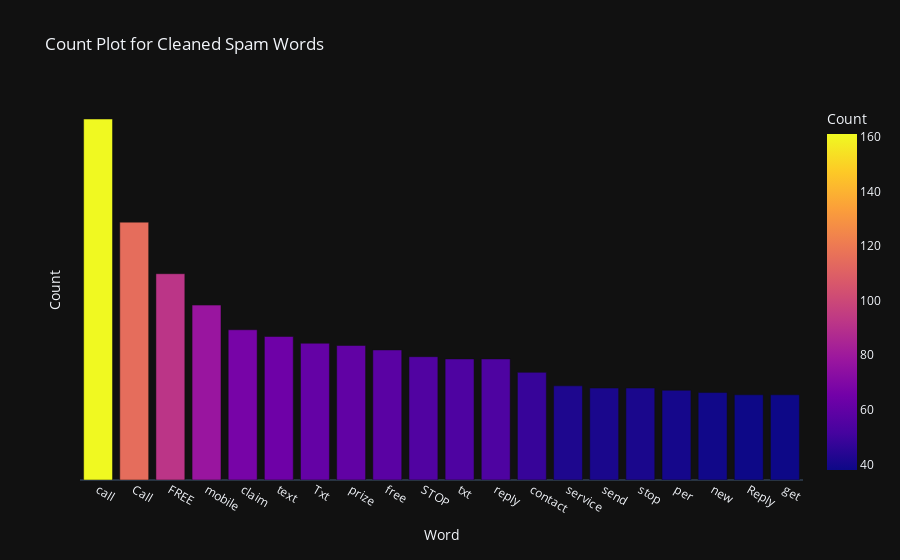

The cell this chart's notebook holds for it:
### Code cell
spam_corpus=[]

for msg in data[data['Category'] == 'spam']['clean'].tolist():
    for word in msg.split():
        spam_corpus.append(word)

temp=pd.DataFrame(Counter(spam_corpus).most_common(20), columns=['Word', 'Count'])

fig = px.bar(temp, x = 'Word', y = 'Count', color = "Count", template = 'plotly_dark', title = 'Count Plot for Cleaned Spam Words')
fig.update_xaxes(showgrid = False)
fig.update_yaxes(showgrid = False, showticklabels = False)
fig.update_traces(textfont_size = 12, textangle = 0, textposition = "outside", cliponaxis = False)
fig.show()

### Figure 1 — Plotly figure (JSON) as saved in the notebook; plotly's stock layout.template omitted (floating-point values rounded to 4 significant figures)
{"data": [{"alignmentgroup": "True", "cliponaxis": false, "hovertemplate": "Word=%{x}<br>Count=%{marker.color}<extra></extra>", "legendgroup": "", "marker": {"color": [161, 115, 92, 78, 67, 64, 61, 60, 58, 55, 54, 54, 48, 42, 41, 41, 40, 39, 38, 38], "coloraxis": "coloraxis", "pattern": {"shape": ""}}, "name": "", "offsetgroup": "", "orientation": "v", "showlegend": false, "textangle": 0, "textfont": {"size": 12}, "textposition": "outside", "type": "bar", "x": ["call", "Call", "FREE", "mobile", "claim", "text", "Txt", "prize", "free", "STOP", "txt", "reply", "contact", "service", "send", "stop", "per", "new", "Reply", "get"], "xaxis": "x", "y": [161, 115, 92, 78, 67, 64, 61, 60, 58, 55, 54, 54, 48, 42, 41, 41, 40, 39, 38, 38], "yaxis": "y"}], "layout": {"barmode": "relative", "coloraxis": {"colorbar": {"title": {"text": "Count"}}, "colorscale": [[0, "#0d0887"], [0.1111, "#46039f"], [0.2222, "#7201a8"], [0.3333, "#9c179e"], [0.4444, "#bd3786"], [0.5556, "#d8576b"], [0.6667, "#ed7953"], [0.7778, "#fb9f3a"], [0.8889, "#fdca26"], [1, "#f0f921"]]}, "legend": {"tracegroupgap": 0}, "title": {"text": "Count Plot for Cleaned Spam Words"}, "xaxis": {"anchor": "y", "domain": [0, 1], "showgrid": false, "title": {"text": "Word"}}, "yaxis": {"anchor": "x", "domain": [0, 1], "showgrid": false, "showticklabels": false, "title": {"text": "Count"}}}}
